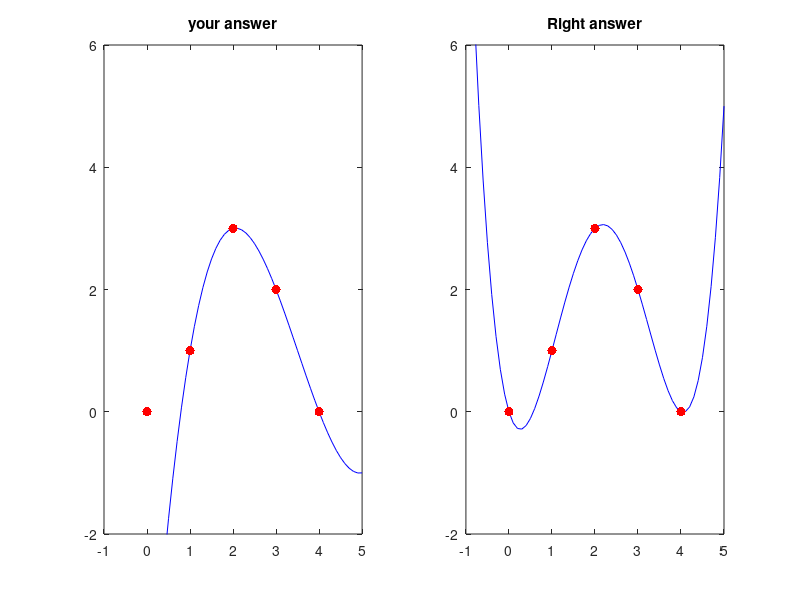

Here is the MATLAB script that generated this plot:
fg=[0 1 3 2 0];
xx=[0 1 2 3 4];

figure(9); clf

subplot(1,2,1); 
x=-1:0.1:5;

p1= @(X) 3*(X/2 - 2).*(X - 1).*(X - 3) - (X/2 - 3/2).*(X/3 - 4/3).*(X - 2) - 2*(X/2 - 1/2).*(X - 2).*(X - 4)

plot(x,p1(x),'b-'), hold on;
plot(xx,fg,'r.','MarkerSize',20), hold on;
set(gca,'xlim',[-1,5],'ylim',[-2,6]);
title('your answer');

p1=@(x) (3*x.*(x - 1).*(x - 3).*(x - 4))/4 - (x.*(x - 1).*(x - 2).*(x - 4))/3 - (x.*(x - 2).*(x - 3).*(x - 4))/6;
subplot(1,2,2); 
  plot(x,p1(x),'b-'), hold on;
plot(xx,fg,'r.','MarkerSize',20), hold on;
set(gca,'xlim',[-1,5],'ylim',[-2,6]);
title('Right answer');



